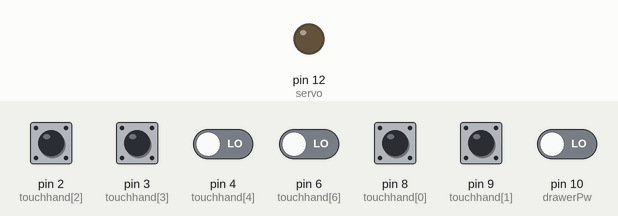
The sketch below on a simulated Arduino Uno, built with avr-gcc and run on an emulated ATmega328P. On the bench: output pins drawn as LEDs (lit = HIGH). Inputs (shaded band) come from the test bench; at power-on: pin 2 (touchhand[2]), pin 3 (touchhand[3]), pin 4 (touchhand[4]), pin 6 (touchhand[6]), pin 8 (touchhand[0]), pin 9 (touchhand[1]), pin 10 (drawerPw) LOW. Pins used as bus, display or sensor lines are not drawn; what the sketch prints to the serial monitor is not drawn.

Above: at 0.1 s.
At 1.2 s:
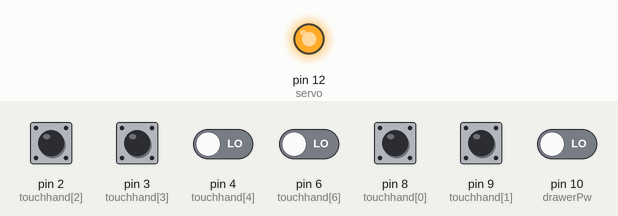
1.3 s: pin 2 (touchhand[2]) pulled HIGH for 0.15 s
2.9 s: pin 4 (touchhand[4]) driven HIGH and pin 6 (touchhand[6]) driven HIGH
Timing chart, 0 to 5.9 s (numbered marks = the images above; inputs shaded):
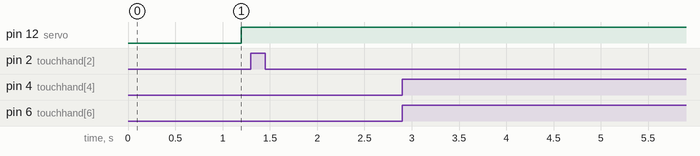

The sketch:

final_touchhand.ino
```cpp
/*
触手板代码
 drawerPw读到高电平时启动，并输出servo高电平，给到舵机控制板
 当touchhand都读到高电平的时候，输出stepper低电平信号
 */
int touchhand[] = {
  8,9,2,3,4,4,6,6};
int drawerPw=10;
int servo=12;
int stepper = 13;

int i;
void setup()
{

  for(i=0; i<8; i++)
  {
    pinMode(touchhand[i],INPUT);
  }
  pinMode(drawerPw,INPUT);
  pinMode(servo,OUTPUT);
  pinMode(stepper,OUTPUT);
  digitalWrite(servo,LOW);
  Serial.begin(9600);

}

void loop()
{
  Serial.println("START:");
  int add=0;
  digitalWrite(servo,LOW);
  digitalWrite(stepper,HIGH);

  int temp=checkPW();

  Serial.println(digitalRead(drawerPw));
  if(temp==1){
    while(1){
      add=0;
      digitalWrite(servo,HIGH);
      for(i=0;i<8;i++)
      {
        if(digitalRead(touchhand[i]) == HIGH)
        {
          add++;
          Serial.print("touchhand:");
          Serial.println(i+1);
        }
      }

      if(add>=4)
      {
        Serial.println("GOOD LUCK!");
        digitalWrite(stepper,LOW);
        while(1){
          Serial.println("IM WHILING");
        }
      }
    }
  }
}


int checkPW(){

  int buttonState = digitalRead(drawerPw);
  int total=0;
  // print out the state of the button:
  for(int s=0;s<100;s++){
    Serial.println(buttonState);
    buttonState = digitalRead(drawerPw);
    total+=buttonState;
    Serial.print("total=");
    Serial.println(total);
    delay(10);        // delay in between reads for stability
  }
  if(total>10){
    return 0;
  }
  else{
    return 1;
  }
}
```

Measured:
- after the input at 1.3 s, every drawn part: stays the same
- after the input at 2.9 s, every drawn part: stays the same
